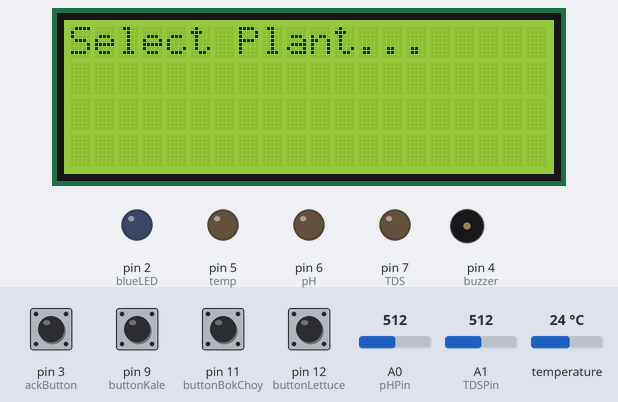
A sketch run on a simulated Arduino Uno, built with avr-gcc and run on an emulated ATmega328P. Parts: 20×4 character LCD, output pins drawn as LEDs (lit = HIGH), buzzer (waves = sounding, pin HIGH). The inputs (shaded band) are chosen by the test bench; at power-on: pin 3 (ackButton), pin 9 (buttonKale), pin 11 (buttonBokChoy), pin 12 (buttonLettuce) LOW, temperature 24 °C, A0 (pHPin) = 512, A1 (TDSPin) = 512. What the sketch prints to the serial monitor is not drawn.

Above: at 1.2 s.
1.3 s: pin 9 (buttonKale) pulled HIGH for 0.15 s
At 3.5 s:
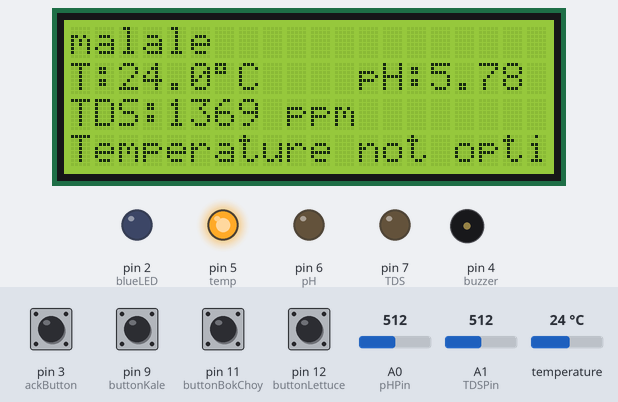
4.3 s: temperature set to 19.1 °C
At 5.4 s:
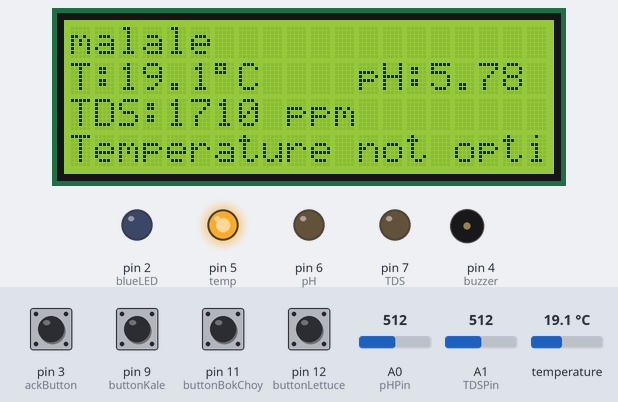
6.3 s: temperature set to 17.8 °C
At 7.8 s:
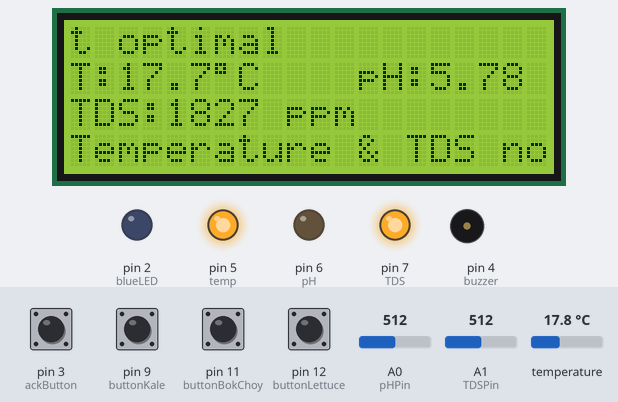
8.3 s: A0 (pHPin) set to 538
At 9.4 s:
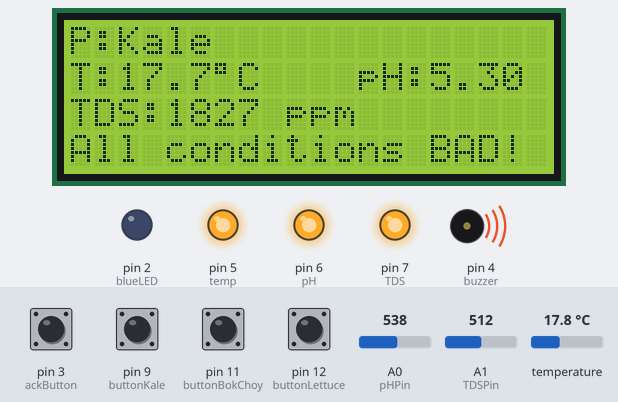
10.3 s: temperature set to 19 °C
At 11.7 s:
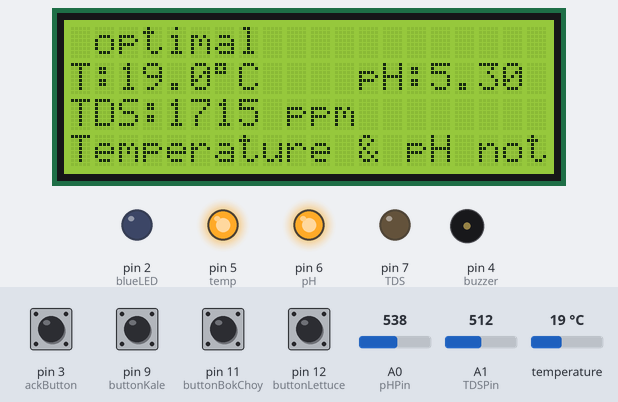
12.3 s: temperature set to 19.6 °C
At 13.9 s:
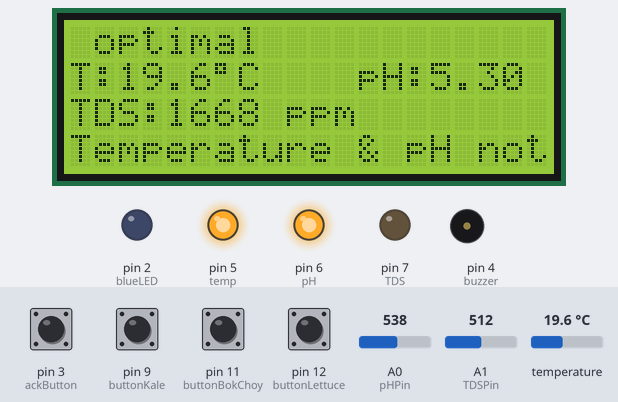
14.3 s: temperature set to 20.7 °C
Timing chart, 0 to 17.2 s (numbered marks = the images above; inputs shaded):
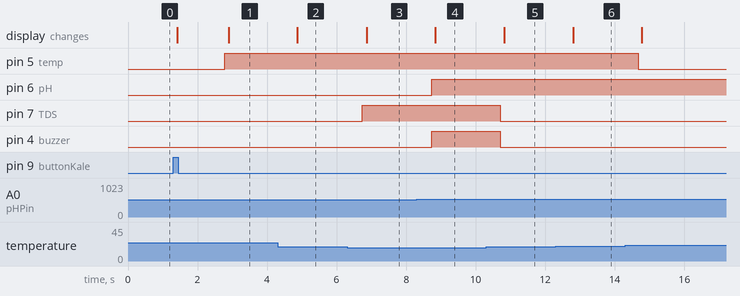

Measured:
- the behaviour switches between 18.7 and 18.6 °C on temperature (found by bisection; images 2 and 3)
- the behaviour switches between 527 and 528 on A0 (pHPin) (found by bisection; images 3 and 4)
- after the input at 1.3 s, pin 5 (temp): LOW → HIGH after 1.5 s; the display: first changes after 0.12 s (image 1 shows a later state)
- after the input at 4.3 s, the display: changes after 0.57 s (image 2)
- after the input at 6.3 s, pin 7 (TDS): LOW → HIGH after 0.44 s; the display: changes after 0.56 s (image 3)
- after the input at 8.3 s, pin 6 (pH), pin 4 (buzzer): LOW → HIGH after 0.43 s; the display: changes after 0.53 s (image 4)
- after the input at 10.3 s, pin 7 (TDS), pin 4 (buzzer): HIGH → LOW after 0.40 s; the display: changes after 0.52 s (image 5)
- after the input at 12.3 s, the display: changes after 0.51 s (image 6)
- after the input at 14.3 s, pin 5 (temp): HIGH → LOW after 0.38 s

The sketch:

final_HydroponicsUpdate.ino
```cpp
#include <OneWire.h>
#include <DS18B20.h>
#include <DallasTemperature.h>
#include <Wire.h>
#include <LiquidCrystal_I2C.h>

// LCD setup (20x4, I2C address 0x27)
LiquidCrystal_I2C lcd(0x27, 20, 4);

#define ONE_WIRE_BUS 10
OneWire oneWire(ONE_WIRE_BUS);
DallasTemperature sensors(&oneWire);

// pin number, lcd, tsaka dagdag led

// Plant selection buttons
const int buttonLettuce = 12;
const int buttonKale = 9;
const int buttonBokChoy = 11;

// New control buttons
const int ackButton = 3;

// Sensor pins
const int pHPin = A0;
const int TDSPin = A1;

// Output pins
const int temp = 5;
const int pH = 6;
const int TDS = 7;
const int buzzer = 4;
const int blueLED= 2;

unsigned long timerStart = 0;
const unsigned long TIMER_DURATION = 21600000UL; // 6 hours

struct PlantParameters {
  float minTemp;
  float maxTemp;
  float minPH;
  float maxPH;
  int minTDS;
  int maxTDS;
  String name;
};

PlantParameters currentPlant;
String lastSelectedPlant = "";
bool plantSelected = false;
bool timerActive = false;

void setup() {
  pinMode(buttonLettuce, INPUT);
  pinMode(buttonKale, INPUT);
  pinMode(buttonBokChoy, INPUT);
  pinMode(ackButton, INPUT);

  pinMode(temp, OUTPUT);
  pinMode(pH, OUTPUT);
  pinMode(TDS, OUTPUT);
  pinMode(blueLED, OUTPUT);
  pinMode(buzzer, OUTPUT);

  Serial.begin(9600);
  sensors.begin();

  // LCD init
  lcd.init();
  lcd.backlight();
  lcd.setCursor(0, 0);
  lcd.print("Select Plant...");

  Serial.println("Please select a plant by pressing a button...");
}

void loop() {

  // Allow plant selection only if reset has been triggered
  if (!plantSelected) {
    if (digitalRead(buttonLettuce) == HIGH) {
      clearSerial();
      currentPlant = {20.0, 22.0, 6.0, 6.5, 560, 840, "Lettuce"};
      displayParameters();
      lcd.clear();
      lcd.setCursor(0, 0);
      lcd.print("Plant: Lettuce");
      lastSelectedPlant = "Lettuce";
      plantSelected = true;
      delay(500);
    }

    if (digitalRead(buttonKale) == HIGH) {
      clearSerial();
      currentPlant = {20.0, 23.0, 6.0, 6.5, 1120, 1750, "Kale"};
      displayParameters();
      lcd.clear();
      lcd.setCursor(0, 0);
      lcd.print("Plant: Kale");
      lastSelectedPlant = "Kale";
      plantSelected = true;
      delay(500);
    }

    if (digitalRead(buttonBokChoy) == HIGH) {
      clearSerial();
      currentPlant = {18.0, 20.0, 5.5, 6.5, 1050, 1400, "Bok Choy"};
      displayParameters();
      lcd.clear();
      lcd.setCursor(0, 0);
      lcd.print("Plant: Bok Choy");
      lastSelectedPlant = "Bok Choy";
      plantSelected = true;
      delay(500);
    }
    return; // Skip rest of loop until plant selected
  }

  // Acknowledge maintenance
  if (digitalRead(ackButton) == HIGH) {
    timerStart = millis();
    timerActive = true;  // ✅ start tracking time
    digitalWrite(blueLED, LOW);
    digitalWrite(buzzer, LOW);

    lcd.clear();
    lcd.setCursor(0, 0);   // Line 1 (left-aligned)
    lcd.print("Maintenance");
    lcd.setCursor(8, 1);  // Line 2 (right side)
    lcd.print("Acknowledged");
    lcd.setCursor(2, 3);   // Line 3 (slightly centered)
    lcd.print("Timer Restarted");

    Serial.println("Maintenance acknowledged. Timer restarted.");
    delay(500); // debounce
  }

  // 6-hour timer check
  if (timerActive) {
    unsigned long elapsed = millis() - timerStart;
    if (elapsed >= TIMER_DURATION) {
      timerActive = false;
      digitalWrite(blueLED, HIGH);
      lcd.clear();
      lcd.setCursor(0, 0);
      lcd.print("Maintenance Due!");
    }
  }

  // Sensor readings
  sensors.requestTemperatures();
  float tempC = sensors.getTempCByIndex(0);

  const int numSamples = 10;
  int total = 0;
  for (int i = 0; i < numSamples; i++) {
    total += analogRead(pHPin);
    delay(10);
  }
  int sensorValue = total / numSamples;
  float phValue = 7.0 + (sensorValue - 445.0) * (-4.2) / 230.0;

  int sensorValueTDS = analogRead(TDSPin);
  float voltageTDS = sensorValueTDS * (5.0 / 1024.0);
  float compensationCoefficient = 1.0 + 0.02 * (tempC - 25.0);
  float compensationVoltage = voltageTDS / compensationCoefficient;
  float tdsValue = (133.42 * pow(compensationVoltage, 3)
                    - 255.86 * pow(compensationVoltage, 2)
                    + 857.39 * compensationVoltage) * 0.5;

  unsigned long timeLeft = max(0UL, TIMER_DURATION - (millis() - timerStart));
  int hours = timeLeft / 3600000UL;
  int minutes = (timeLeft % 3600000UL) / 60000UL;
  int seconds = (timeLeft % 60000UL) / 1000UL;

  // Condition check
  int notOptimalCount = 0;
  String issues[3];

  bool tempIssue = !isInRange(tempC, currentPlant.minTemp, currentPlant.maxTemp);
  bool phIssue = !isInRange(phValue, currentPlant.minPH - 0.5, currentPlant.maxPH + 0.5);
  bool tdsIssue = !isInRange(tdsValue, currentPlant.minTDS, currentPlant.maxTDS);

  if (tempIssue) issues[notOptimalCount++] = "Temperature";
  if (phIssue)   issues[notOptimalCount++] = "pH";
  if (tdsIssue)  issues[notOptimalCount++] = "TDS";

  String message;
  if (notOptimalCount == 0) message = "All conditions optimal";
  else if (notOptimalCount == 1) message = issues[0] + " not optimal";
  else if (notOptimalCount == 2) message = issues[0] + " & " + issues[1] + " not optimal";
  else message = "All conditions BAD!";

  updateStatus(notOptimalCount, tempIssue, phIssue, tdsIssue);

  // Output to Serial
  Serial.println("------");
  Serial.println("Plant: " + currentPlant.name);
  Serial.print("Temp: ");
  Serial.print(tempC, 1);
  Serial.print("°C  ;   pH: ");
  Serial.println(phValue, 2);
  Serial.print("TDS: ");
  Serial.print(tdsValue, 0);
  Serial.print("   ;   Timer: ");
  Serial.print(hours);
  Serial.print(":");
  if (minutes < 10) Serial.print("0");
  Serial.print(minutes);
  Serial.print(":");
  if (seconds < 10) Serial.print("0");
  Serial.println(seconds);
  Serial.println(message);
  Serial.println("------");

  // Output to LCD
  lcd.clear();
  lcd.setCursor(0, 0);
  lcd.print("P:");
  lcd.print(currentPlant.name);

  lcd.setCursor(0, 1);
  lcd.print("T:");
  lcd.print(tempC, 1);
  lcd.print((char)223);
  lcd.print("C");

  lcd.setCursor(12, 1);
  lcd.print("pH:");
  lcd.print(phValue, 2);

  lcd.setCursor(0, 2);
  lcd.print("TDS:");
  lcd.print(tdsValue, 0);
  lcd.print(" ppm");

  lcd.setCursor(0, 3);
  lcd.print(message);

  // ✅ Show timer if active
  if (timerActive) {
    unsigned long timeLeft = max(0UL, TIMER_DURATION - (millis() - timerStart));
    int hours = timeLeft / 3600000UL;
    int minutes = (timeLeft % 3600000UL) / 60000UL;
    int seconds = (timeLeft % 60000UL) / 1000UL;

    lcd.setCursor(12, 0);
    if (hours < 10) lcd.print("0");
    lcd.print(hours);
    lcd.print(":");
    if (minutes < 10) lcd.print("0");
    lcd.print(minutes);
    lcd.print(":");
    if (seconds < 10) lcd.print("0");
    lcd.print(seconds);
  }

  delay(1000);
}

bool isInRange(float val, float minVal, float maxVal) {
  return val >= minVal && val <= maxVal;
}

void updateStatus(int notOptimalCount, bool tempIssue, bool phIssue, bool tdsIssue) {
  digitalWrite(temp, tempIssue);
  digitalWrite(pH, phIssue);
  digitalWrite(TDS, tdsIssue);

  if (tempIssue && phIssue && tdsIssue) {
    digitalWrite(buzzer, HIGH);
  } else {
    digitalWrite(buzzer, LOW);
  }
}

void clearSerial() {
  for (int i = 0; i < 20; i++) Serial.println();
}

void displayParameters() {
  Serial.println(currentPlant.name + " selected.");
  Serial.print("Temperature Range: ");
  Serial.print(currentPlant.minTemp);
  Serial.print(" - ");
  Serial.println(currentPlant.maxTemp);

  Serial.print("pH Range: ");
  Serial.print(currentPlant.minPH);
  Serial.print(" - ");
  Serial.println(currentPlant.maxPH);

  Serial.print("TDS Range: ");
  Serial.print(currentPlant.minTDS);
  Serial.print(" - ");
  Serial.println(currentPlant.maxTDS);
  Serial.println("---------------------------");
}
```
